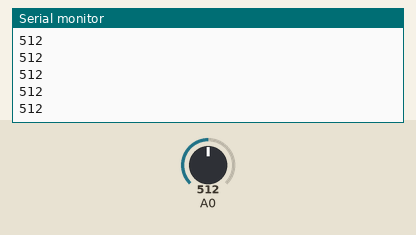
This sketch was run on a simulated Arduino Uno, built with avr-gcc and run on an emulated ATmega328P. On the bench: the last lines printed to the serial monitor. Inputs (shaded band) come from the test bench; at power-on: A0 = 512.

Above: at 1.2 s.
1.3 s: A0 set to 716
At 1.9 s:
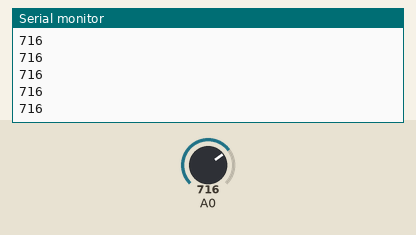
2.8 s: A0 set to 900
At 3.7 s:
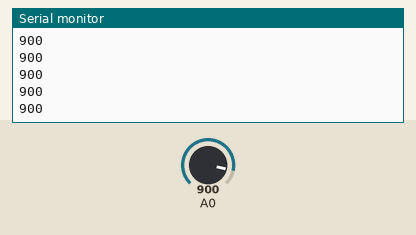
Timing chart, 0 to 5.8 s (numbered marks = the images above; inputs shaded):
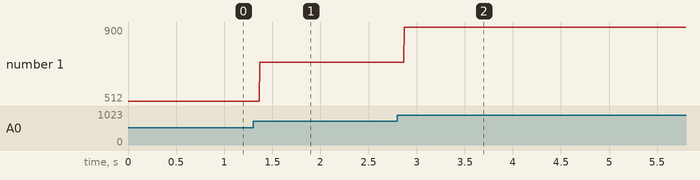

Measured:
- after the input at 1.3 s, the serial monitor: prints a new line after 0.07 s (image 1)
- after the input at 2.8 s, the serial monitor: prints a new line after 0.07 s (image 2)
- plotted number 1: 512 → 716 after the input at 1.3 s, 716 → 900 after the input at 2.8 s

The sketch:

analog_read_test.ino
```cpp
void setup() {
  // put your setup code here, to run once:
  Serial.begin(9600);
}

void loop() {
  // put your main code here, to run repeatedly:
  Serial.print(analogRead(A0));
  Serial.println();
}
```
